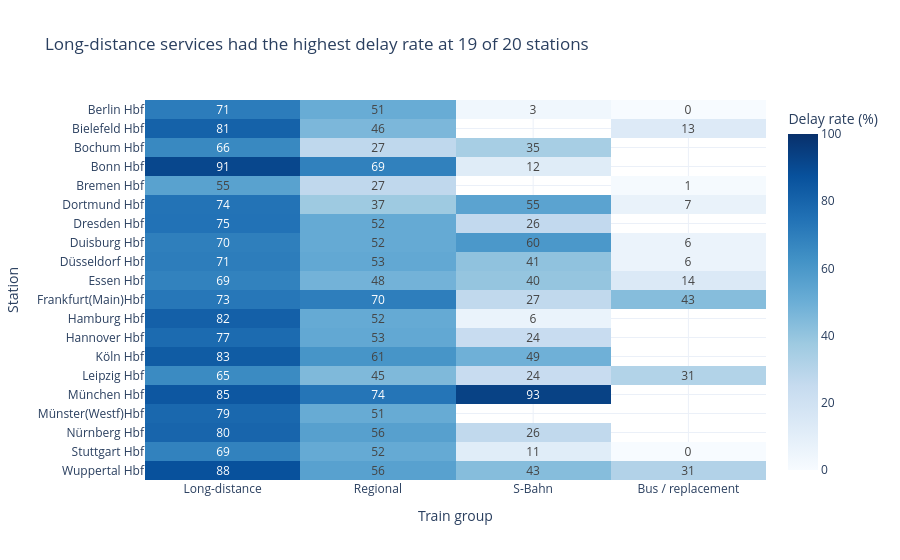

The cell this chart's notebook holds for it:
### Markdown cell above
## Question 4 — Which station and train-group combinations were the most delay-prone?

### Why this matters

A train category may perform differently at different stations. Examining both
dimensions can identify combinations that would be hidden by national group
averages.

### Method

Delay rates are calculated for every station and train-group combination.
Combinations with fewer than 100 records are excluded to avoid unstable
percentages.

### Code cell
station_group_stats = (
    clean[
        clean["train_group"] != "Other"
    ]
    .groupby(
        ["station", "train_group"],
        as_index=False
    )
    .agg(
        total_services=("has_delay", "size"),
        delay_rate=("has_delay", "mean")
    )
)


station_group_stats = station_group_stats[
    station_group_stats["total_services"] >= 100
].copy()


station_group_stats["delay_rate_pct"] = (
    station_group_stats["delay_rate"] * 100
)


heatmap_data = station_group_stats.pivot(
    index="station",
    columns="train_group",
    values="delay_rate_pct"
)

heatmap_data = heatmap_data.reindex(
    columns=group_order
)


fig = px.imshow(
    heatmap_data,
    aspect="auto",
    text_auto=".0f",
    color_continuous_scale="Blues",
    zmin=0,
    zmax=100,
    labels={
        "x": "Train group",
        "y": "Station",
        "color": "Delay rate (%)"
    },
    title=(
        "Long-distance services had the highest "
        "delay rate at 19 of 20 stations"
    )
)

fig.update_layout(
    template="plotly_white"
)

fig.show()

### Figure 1 — Plotly figure (JSON) as saved in the notebook; plotly's stock layout.template omitted (floating-point values rounded to 4 significant figures)
{"data": [{"coloraxis": "coloraxis", "hovertemplate": "Train group: %{x}<br>Station: %{y}<br>Delay rate (%): %{z}<extra></extra>", "name": "0", "texttemplate": "%{z:.0f}", "type": "heatmap", "x": ["Long-distance", "Regional", "S-Bahn", "Bus / replacement"], "xaxis": "x", "y": ["Berlin Hbf", "Bielefeld Hbf", "Bochum Hbf", "Bonn Hbf", "Bremen Hbf", "Dortmund Hbf", "Dresden Hbf", "Duisburg Hbf", "Düsseldorf Hbf", "Essen Hbf", "Frankfurt(Main)Hbf", "Hamburg Hbf", "Hannover Hbf", "Köln Hbf", "Leipzig Hbf", "München Hbf", "Münster(Westf)Hbf", "Nürnberg Hbf", "Stuttgart Hbf", "Wuppertal Hbf"], "yaxis": "y", "z": [[70.89, 51.03, 3.448, 0.0], [80.76, 45.81, NaN, 12.92], [65.98, 27.14, 34.68, NaN], [91.24, 68.79, 11.91, NaN], [55.36, 26.89, NaN, 0.9242], [74.31, 37.44, 54.82, 7.222], [74.56, 51.82, 26.2, NaN], [69.68, 51.87, 59.61, 6.126], [70.53, 52.66, 41.02, 5.943], [68.69, 48.13, 39.59, 13.98], [72.78, 70.15, 26.59, 43.34], [81.7, 51.8, 6.363, NaN], [77.4, 52.69, 24.19, NaN], [83.4, 61.12, 49.1, NaN], [65.13, 45.19, 23.88, 31.22], [84.98, 73.6, 93.28, NaN], [78.58, 51.29, NaN, NaN], [79.5, 56.11, 26.46, NaN], [68.57, 51.75, 11.26, 0.0], [87.5, 55.86, 43.43, 31.28]]}], "layout": {"coloraxis": {"autocolorscale": false, "cmax": 100, "cmin": 0, "colorbar": {"title": {"text": "Delay rate (%)"}}, "colorscale": [[0, "rgb(247,251,255)"], [0.125, "rgb(222,235,247)"], [0.25, "rgb(198,219,239)"], [0.375, "rgb(158,202,225)"], [0.5, "rgb(107,174,214)"], [0.625, "rgb(66,146,198)"], [0.75, "rgb(33,113,181)"], [0.875, "rgb(8,81,156)"], [1, "rgb(8,48,107)"]]}, "title": {"text": "Long-distance services had the highest delay rate at 19 of 20 stations"}, "xaxis": {"anchor": "y", "domain": [0, 1], "title": {"text": "Train group"}}, "yaxis": {"anchor": "x", "autorange": "reversed", "domain": [0, 1], "title": {"text": "Station"}}}}
